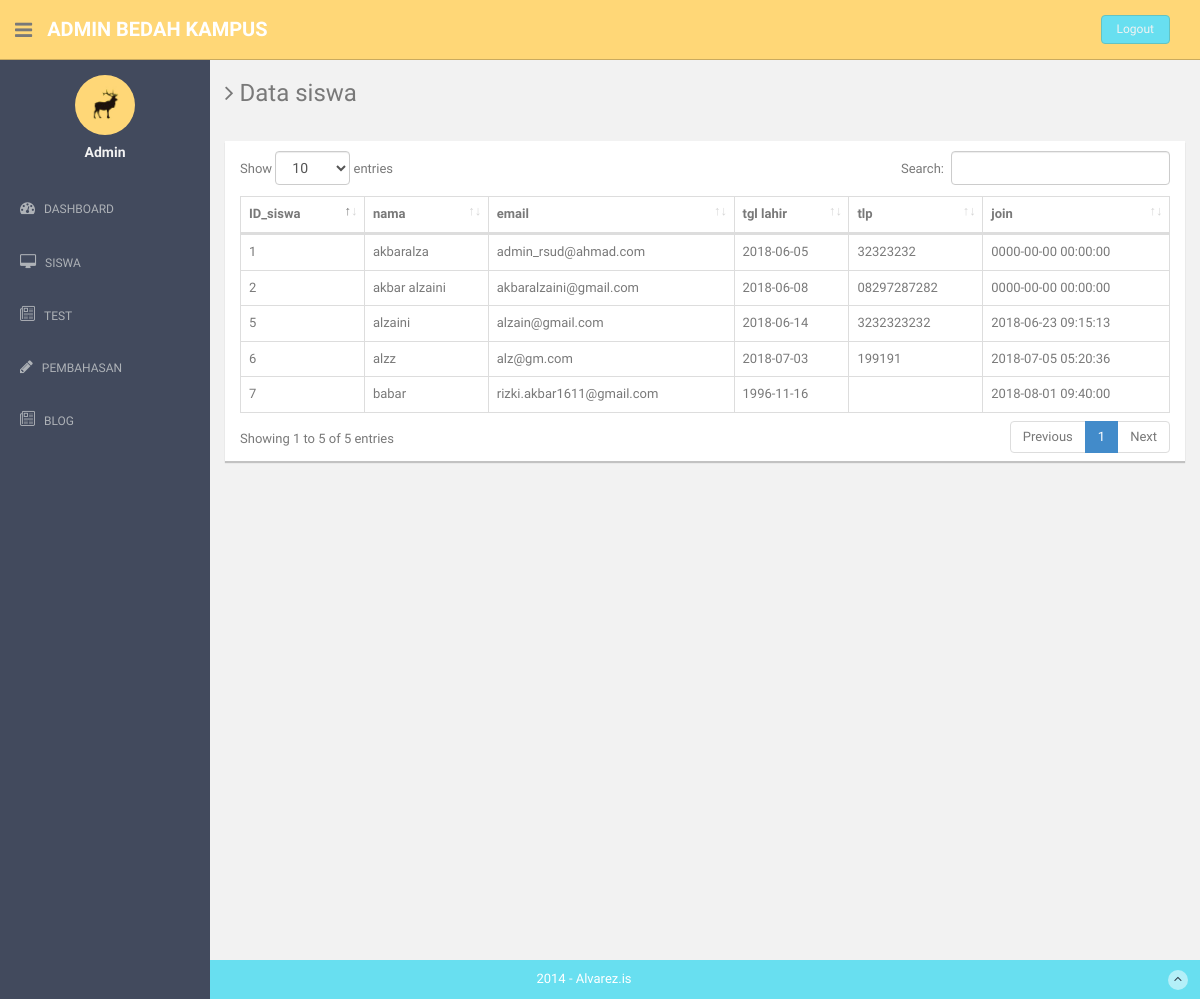
/index.php/admin/data_siswa, run on an earlier commit of the app's database.
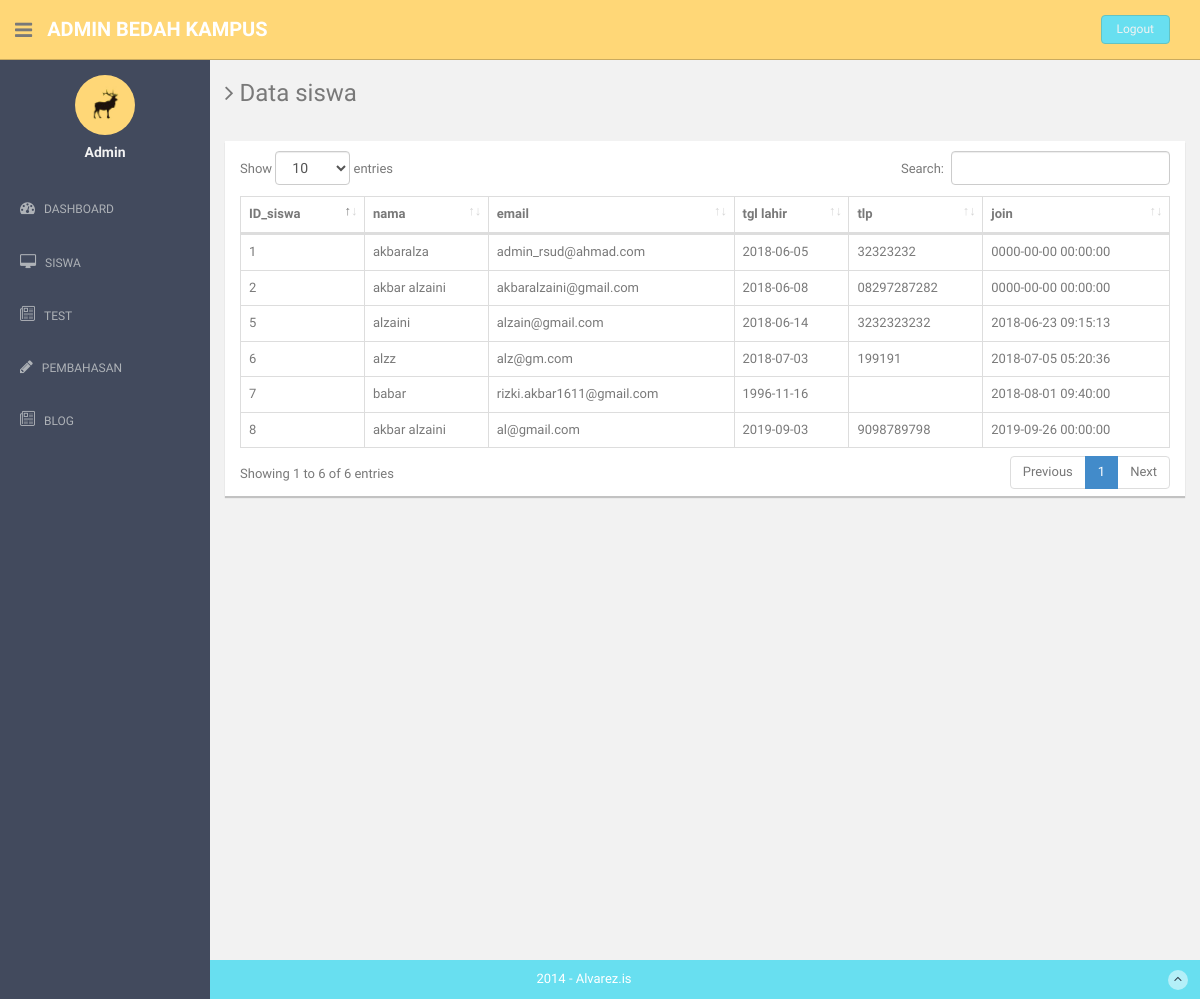
And on a later commit of the database.
### tables this page shows
CREATE TABLE `siswa` (
  `ID_siswa` int(5) NOT NULL,
  `email` varchar(30) NOT NULL,
  `password` varchar(100) NOT NULL,
  `nama` varchar(30) NOT NULL,
  `tgl_lhr` date NOT NULL,
  `sma` varchar(30) DEFAULT NULL,
  `tlp` varchar(15) NOT NULL,
  `join` datetime NOT NULL
);

### application/controllers/Admin.php (called while the page is built, shortened)
<?php
class Admin extends CI_Controller
{
	public function __construct(){
        $this->load->model('Madmin');
		$this->load->model('Msoal');
    }
	function data_siswa(){
		$data['siswa'] = $this->Madmin->df_siswa()->result();
		$this->load->view('admin/datasiswa',$data);
	}
}
?>

### index.php (called while the page is built, shortened)
<?php
require_once BASEPATH.'core/CodeIgniter.php';

### application/models/Madmin.php (called while the page is built, shortened)
<?php
class Madmin extends CI_model
{
	function df_siswa()
	{
		return $this->db->get('siswa');
	}
}
?>

### application/views/admin/datasiswa.php (the view, shortened to what this page needs)
<!DOCTYPE html>
<html lang="en">
  <head>
    <link href="<?php echo base_url('dst/assets/css/bootstrap.css '); ?>" rel="stylesheet">
    <link href="<?php echo base_url('dst/datatables/dataTables.bootstrap4.css'); ?>" rel="stylesheet">
    <link href="<?php echo base_url('dst/assets/font-awesome/css/font-awesome.css '); ?>" rel="stylesheet" />
    <link rel="stylesheet" type="text/css" href="<?php echo base_url('dst/assets/css/zabuto_calendar.css '); ?>">
    <link rel="stylesheet" type="text/css" href="<?php echo base_url('dst/assets/js/gritter/css/jquery.gritter.css '); ?>" />
    <link rel="stylesheet" type="text/css" href="<?php echo base_url('dst/assets/lineicons/style.css '); ?>">
    <link href="<?php echo base_url('dst/assets/css/style.css '); ?>" rel="stylesheet">
    <link href="<?php echo base_url('dst/assets/css/style-responsive.css '); ?>" rel="stylesheet">
  </head>
  <body>
  <section id="container" >
      <header class="header black-bg">
              <div class="sidebar-toggle-box">
                  <div class="fa fa-bars tooltips" data-placement="right" data-original-title="Toggle Navigation"></div>
              </div>
            <a href="index.html" class="logo"><b>Admin Bedah kampus</b></a>
            <div class="top-menu">
              <ul class="nav pull-right top-menu">
                    <li><a class="logout" href="logout">Logout</a></li>
              </ul>
            </div>
        </header>
      <?php include 'navbar.php'; ?>
      <section id="main-content">
          <section class="wrapper site-min-height">
            <h3><i class="fa fa-angle-right"></i> Data siswa</h3>
            <div class="row mt">
              <div class="col-lg-12" >
              <p>
                <div class="card mb-3" style="height: 100%">
                  <div class="card-header" style="padding-bottom: 10px"> </div>
                  <div class="card-body">
                    <div class="table-responsive">
                      <table class="table table-bordered" id="dataTable" width="100%" cellspacing="0">
                        <thead>
                          <tr>
                            <th>ID_siswa</th>
                            <th>nama</th>
                            <th>email</th>
                            <th>tgl lahir</th>
                            <th>tlp</th>
                            <th>join</th>
                          </tr>
                        </thead>
                        <tbody>
                          <?php foreach ($siswa as $row) {
                            echo "<tr>
                            <td>$row->ID_siswa</td>
                            <td>$row->nama</td>
                            <td>$row->email</td>
                            <td>$row->tgl_lhr</td>
                            <td>$row->tlp</td>
                            <td>$row->join</td>
                          </tr>";
                          } ?>
                        </tbody>
                      </table>
                    </div>
                  </div>
                </div></p>
              </div>
            </div>
    </section><! --/wrapper -->
      </section>
      <footer class="site-footer">
          <div class="text-center">
              2014 - Alvarez.is
              <a href="index.html#" class="go-top">
                  <i class="fa fa-angle-up"></i>
              </a>
          </div>
      </footer>
  </section>
  </body>
</html>

### application/views/admin/navbar.php
<aside>
          <div id="sidebar"  class="nav-collapse ">
              <ul class="sidebar-menu" id="nav-accordion">
              	  <p class="centered"><a href="profile.html"><img src="<?php echo base_url('dst/assets/img/ui-sam.jpg '); ?>" class="img-circle" width="60"></a></p>
              	  <h5 class="centered">Admin</h5>
                  <li class="mt">
                      <a href="index">
                          <i class="fa fa-dashboard"></i>
                          <span>DASHBOARD</span>
                      </a>
                  </li>
                  <li class="sub-menu">
                      <a href="data_siswa">
                          <i class="fa fa-desktop"></i>
                          <span>SISWA</span>
                      </a>
                  </li>
                  <li class="sub-menu">
                      <a href="daftartest">
                          <i class="li_news"></i>
                          <span>TEST</span>
                      </a>
                  </li>
                  <li class="sub-menu">
                      <a href="daftartesp">
                          <i class="fa fa-pencil"></i>
                          <span>PEMBAHASAN</span>
                      </a>
                  </li>
                  <li class="sub-menu">
                      <a href="blog">
                          <i class="li_news"></i>
                          <span>BLOG</span>
                      </a>
                  </li>
              </ul>
          </div>
      </aside>

### dst/assets/css/style.css (style rules this page uses)
body { color: #797979; background: #f2f2f2; font-family: 'Ruda', sans-serif; padding: 0px !important; margin: 0px !important; font-size:13px; }
ul li { list-style: none; }
a, a:hover, a:focus { text-decoration: none; outline: none; }
#container { width: 100%; height: 100%; }
.centered { text-align: center; }
.mt { margin-top: 25px; }
ul.top-menu > li > .logout { color: #f2f2f2; font-size: 12px; border-radius: 4px; -webkit-border-radius: 4px; border: 1px solid #64c3c2 !important; padding: 5px 15px; margin-right: 15px; background: #68dff0; margin-top: 15px; }
#sidebar { width: 210px; height: 100%; position: fixed; background: #424a5d; }
#sidebar h5 { color: #f2f2f2; font-weight: 700; }
#sidebar ul li { position: relative; }
ul.sidebar-menu , ul.sidebar-menu li ul.sub { margin: -2px 0 0; padding: 0; }
ul.sidebar-menu { margin-top: 75px; }
ul.sidebar-menu li { margin-bottom: 5px; margin-left:10px; margin-right:10px; }
ul.sidebar-menu li.sub-menu { line-height: 15px; }
ul.sidebar-menu li a span { display: inline-block; }
ul.sidebar-menu li a { color: #aeb2b7; text-decoration: none; display: block; padding: 15px 0 15px 10px; font-size: 12px; outline: none; -webkit-transition: all 0.3s ease; -moz-transition: all 0.3s ease; -o-transition: all 0.3s ease; -ms-transition: all 0.3s ease; transition: all 0.3s ease; }
ul.sidebar-menu li a i { font-size: 15px; padding-right: 6px; }
#main-content { margin-left: 210px; }
.header, .footer { min-height: 60px; padding: 0 15px; }
.header { position: fixed; left: 0; right: 0; z-index: 1002; }
.black-bg { background: #ffd777; border-bottom: 1px solid #c9aa5f; }
.wrapper { display: inline-block; margin-top: 60px; padding-left: 15px; padding-right: 15px; padding-bottom: 15px; padding-top: 0px; width: 100%; }
a.logo { font-size: 20px; color: #ffffff; float: left; margin-top: 15px; text-transform: uppercase; }
a.logo b { font-weight: 900; }
#top_menu .nav > li, ul.top-menu > li { float: left; }
ul.top-menu > li > a { color: #666666; font-size: 16px; border-radius: 4px; -webkit-border-radius: 4px; border:1px solid #666666 !important; padding: 2px 6px; margin-right: 15px; }
.sidebar-toggle-box { float: left; padding-right: 15px; margin-top: 20px; }
.sidebar-toggle-box .fa-bars { cursor: pointer; display: inline-block; font-size: 20px; }
.card { background: white; box-shadow: 0 2px 1px rgba(0, 0, 0, 0.2); margin-bottom: 1em; height: 250px; }
.site-footer { background: #68dff0; color: #fff; padding: 10px 0; }
.go-top { margin-right: 1%; float: right; background: rgba(255,255,255,.5); width: 20px; height: 20px; border-radius: 50%; -webkit-border-radius: 50%; }
.go-top i { color: #2A3542; }
.site-min-height { min-height: 900px; }

What changed in the data, as far as the page shows it:
added siswa: ID_siswa "8", nama "akbar alzaini", email "al@gmail.com", tgl_lhr "2019-09-03", tlp "9098789798", join "2019-09-26 00:00:00"
Also different on the page:
text written by a page script: "Show entries Search: Showing 1 to 5 of 5 entries Previous 1 Next" → "Show entries Search: Showing 1 to 6 of 6 entries Previous 1 Next"
